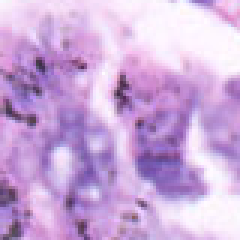
#> input picture GasHisSDB/80/Abnormal/Abnormal-06557.png, 80 x 80 px, found by its file name (shown 3 times larger); its folder holds only this picture in this run
$ python DataProcessing.py
#> lines starting #> are read from the running program, lines starting #| are printed output that depends on the picture
# Create data version 2
import os
import shutil
import random
from PIL import Image
import numpy as np
from sklearn.cluster import KMeans

# Đường dẫn đến thư mục chứa dữ liệu gốc
data_dir = 'GasHisSDB/80/'
categories = ['Abnormal', 'Normal']

# Đường dẫn đến thư mục chứa dữ liệu mới
data_v2_dir = 'Data/datav2/'

# Tạo các thư mục train, valid, test
os.makedirs(data_v2_dir, exist_ok=True)
os.makedirs(os.path.join(data_v2_dir, 'train'), exist_ok=True)
os.makedirs(os.path.join(data_v2_dir, 'valid'), exist_ok=True)
os.makedirs(os.path.join(data_v2_dir, 'test'), exist_ok=True)

# Tạo các thư mục con cho mỗi loại
for category in categories:
    os.makedirs(os.path.join(data_v2_dir, 'train', category), exist_ok=True)
    os.makedirs(os.path.join(data_v2_dir, 'valid', category), exist_ok=True)
    os.makedirs(os.path.join(data_v2_dir, 'test', category), exist_ok=True)

# Hàm để đọc ảnh và thực hiện phân cụm KMeans
def process_image(image_path):
#> called with image_path = 'GasHisSDB/80/Abnormal/Abnormal-06557.png'
    img = Image.open(image_path)
#> img is the input picture: PIL image 80x80 RGB; mean R, G, B 204, 169.7, 218.3
    img_np = np.array(img)
    w, h, d = img_np.shape
#> w = 80; h = 80; d = 3
    img_reshaped = np.reshape(img_np, (w * h, d))

    kmeans = KMeans(n_clusters=3, random_state=0)
    kmeans.fit(img_reshaped)
    labels = kmeans.predict(img_reshaped)
#> labels = 6400 values, max 2 at index 65, min 0 at index 57, mean 0.755
    clustered_img = np.zeros_like(img_np)

    for i in range(w):
        for j in range(h):
            clustered_img[i, j] = kmeans.cluster_centers_[labels[i * h + j]]
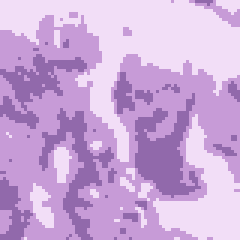
#> clustered_img: shape (80, 80, 3) (shown 3 times larger); mean of channels 0, 1, 2 203.7, 169.1, 217.7; drawn as R, G, B

    clustered_img = np.clip(clustered_img, 0, 255)  # Đảm bảo các giá trị màu nằm trong khoảng [0, 255]
    return Image.fromarray(clustered_img.astype(np.uint8))

# Chia tập dữ liệu theo tỷ lệ 4:4:2
def split_data(image_paths):
    random.shuffle(image_paths)
    train_split = int(0.4 * len(image_paths))
    valid_split = int(0.8 * len(image_paths))

    train_paths = image_paths[:train_split]
    valid_paths = image_paths[train_split:valid_split]
    test_paths = image_paths[valid_split:]

    return train_paths, valid_paths, test_paths

# Di chuyển ảnh đến thư mục đích và xử lý phân cụm
def move_and_process_images(image_paths, destination_dir, category):
    for image_path in image_paths:
        img = process_image(image_path)
        dest_path = os.path.join(destination_dir, category, os.path.basename(image_path))
        img.save(dest_path)

# Thực hiện cho từng loại
for category in categories:
    image_paths = [os.path.join(data_dir, category, f) for f in os.listdir(os.path.join(data_dir, category)) if f.endswith(('.jpg', '.jpeg', '.png'))]

    train_paths, valid_paths, test_paths = split_data(image_paths)

    move_and_process_images(train_paths, os.path.join(data_v2_dir, 'train'), category)
    move_and_process_images(valid_paths, os.path.join(data_v2_dir, 'valid'), category)
    move_and_process_images(test_paths, os.path.join(data_v2_dir, 'test'), category)
#> pass 2 of the loop `for category in categories:`:
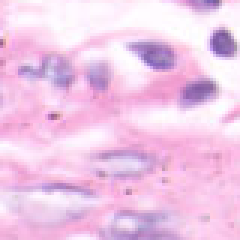
#> input picture GasHisSDB/80/Normal/Normal-01570.png, 80 x 80 px, found by its file name (shown 3 times larger)
#> in process_image, img is the input picture: PIL image 80x80 RGB; mean R, G, B 239, 198.7, 231.3
#> labels = 6400 values, max 2 at index 62, min 0 at index 2, mean 0.757
#> after the loop in process_image (call 2), `for i in range(w):`:
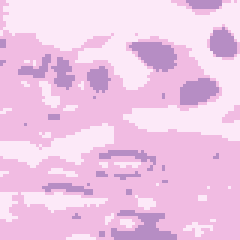
#> clustered_img: shape (80, 80, 3) (shown 3 times larger); mean of channels 0, 1, 2 238.5, 198.2, 230.5; drawn as R, G, B

print("Data processing and clustering completed.")
